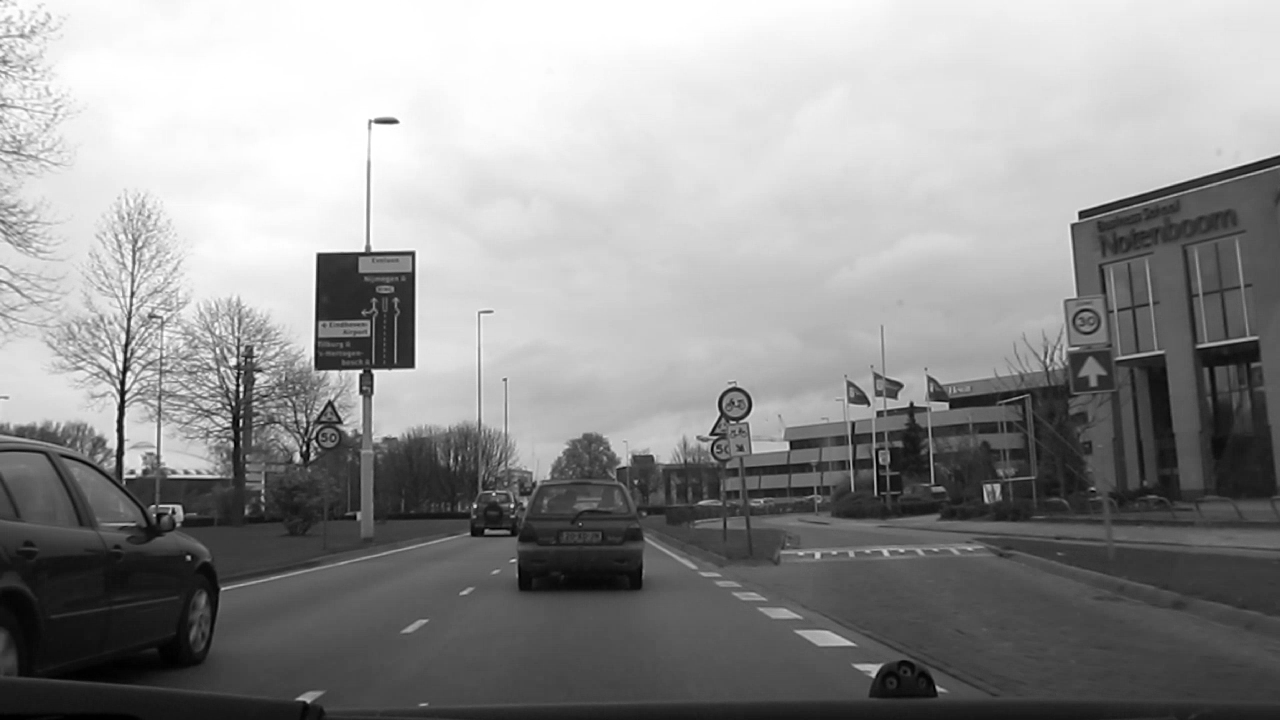
//> input picture input.pgm, 1280 x 720 px, given in place of input.ppm, which was not available
$ ./image_remap   (built with g++ and OpenCV 4)
//> lines starting //> are read from the running program, lines starting //| are printed output that depends on the picture; pictures that were not available may be replaced by others from this repository, and a replacement may not be noted
#include <cstdio>
#include <opencv2/opencv.hpp>
using namespace cv;

int main(){
    Mat input = imread("input.ppm");
//> input is the input picture: 720 rows x 1280 cols, CV_8UC3; min 0, max 255, mean 146.4
    // create 3 set (x,y)
    Mat map_x_1,map_y_1,map_x_2,map_y_2,map_x_3,map_y_3;
    map_x_1.create(input.size(), CV_32FC1);
    map_y_1.create(input.size(), CV_32FC1);
    map_x_2.create(input.size(), CV_32FC1);
    map_y_2.create(input.size(), CV_32FC1);
    map_x_3.create(input.size(), CV_32FC1);
    map_y_3.create(input.size(), CV_32FC1);
    // IH is the height and IW is the width
    for(int iH=0; iH<input.rows; iH++){
        for(int iW=0; iW<input.cols; iW++){
            // map 1 will reflex left and right hand side
            map_x_1.at<float>(iH,iW) = iW ;
            map_y_1.at<float>(iH,iW) = input.rows - iH ;
            // map 2 will reflex top and down side
            map_x_2.at<float>(iH,iW) = input.cols - iW ;
            map_y_2.at<float>(iH,iW) = iH ;
            // map 3 will rotate 180 degree
            map_x_3.at<float>(iH,iW) = input.cols - iW ;
            map_y_3.at<float>(iH,iW) = input.rows - iH ;
        }
    }
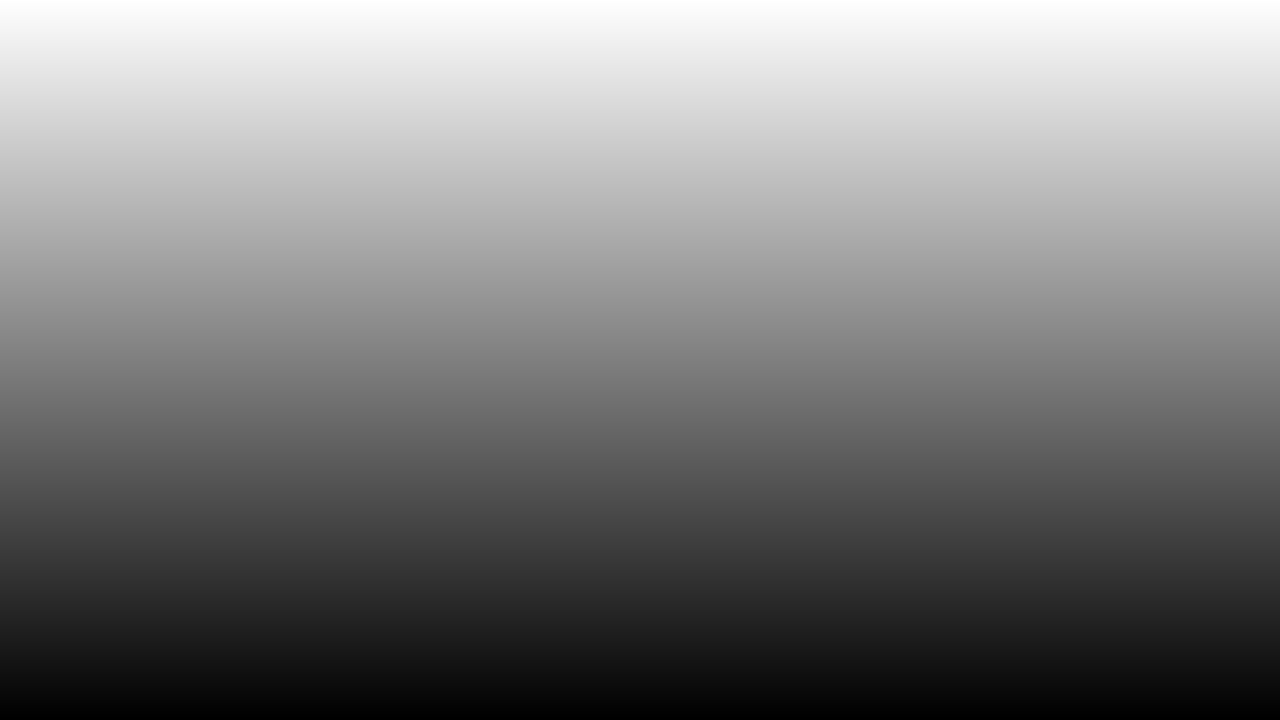
//> map_y_1: 720 rows x 1280 cols, CV_32FC1; min 1, max 720, mean 360.5; drawn with min black and max white
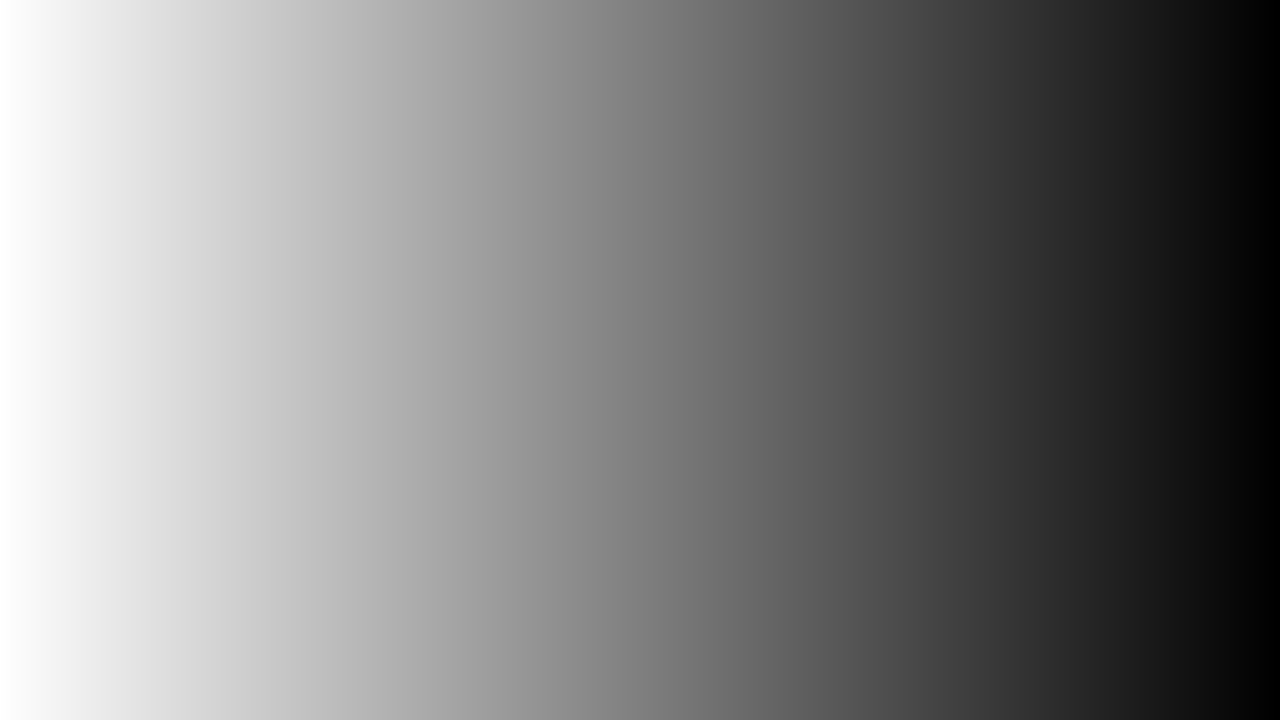
//> map_x_2: 720 rows x 1280 cols, CV_32FC1; min 1, max 1280, mean 640.5; drawn with min black and max white
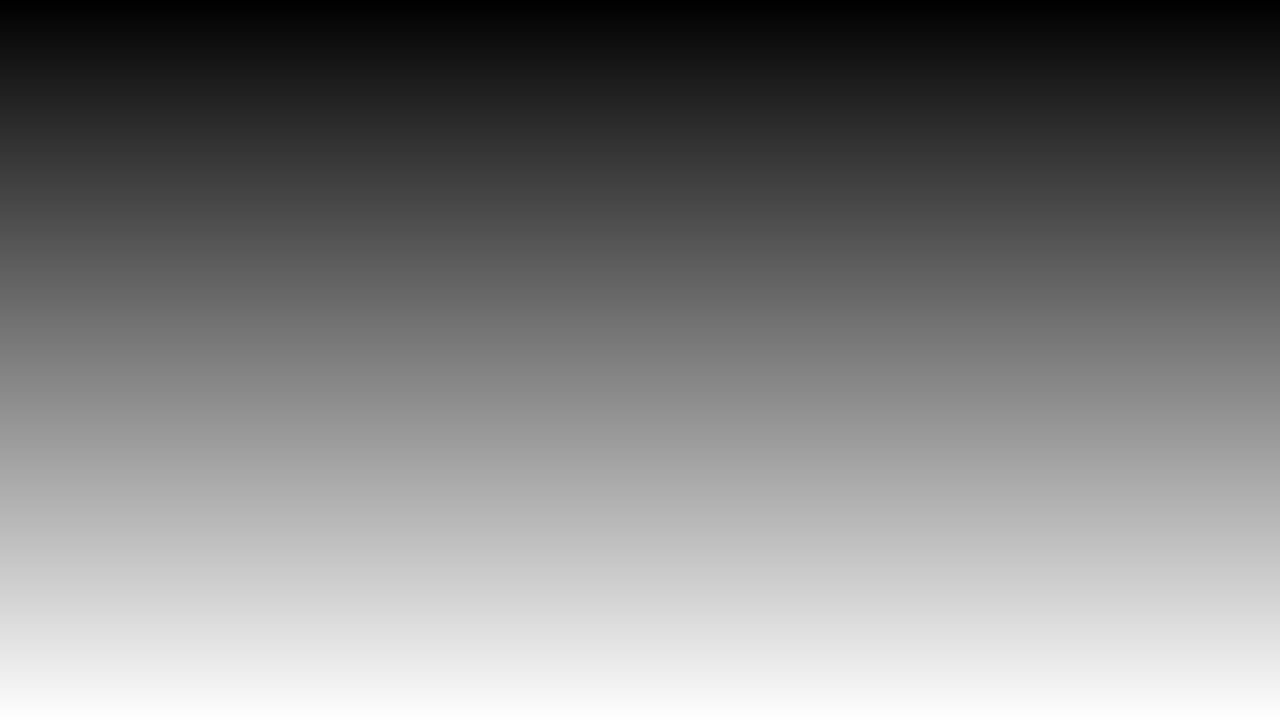
//> map_y_2: 720 rows x 1280 cols, CV_32FC1; min 0, max 719, mean 359.5; drawn with min black and max white
    // Do the remap that change the pixels value
    Mat output1,output2,output3;
    remap(input, output1, map_x_1, map_y_1, CV_INTER_LINEAR);
    remap(input, output2, map_x_2, map_y_2, CV_INTER_LINEAR);
    remap(input, output3, map_x_3, map_y_3, CV_INTER_LINEAR);
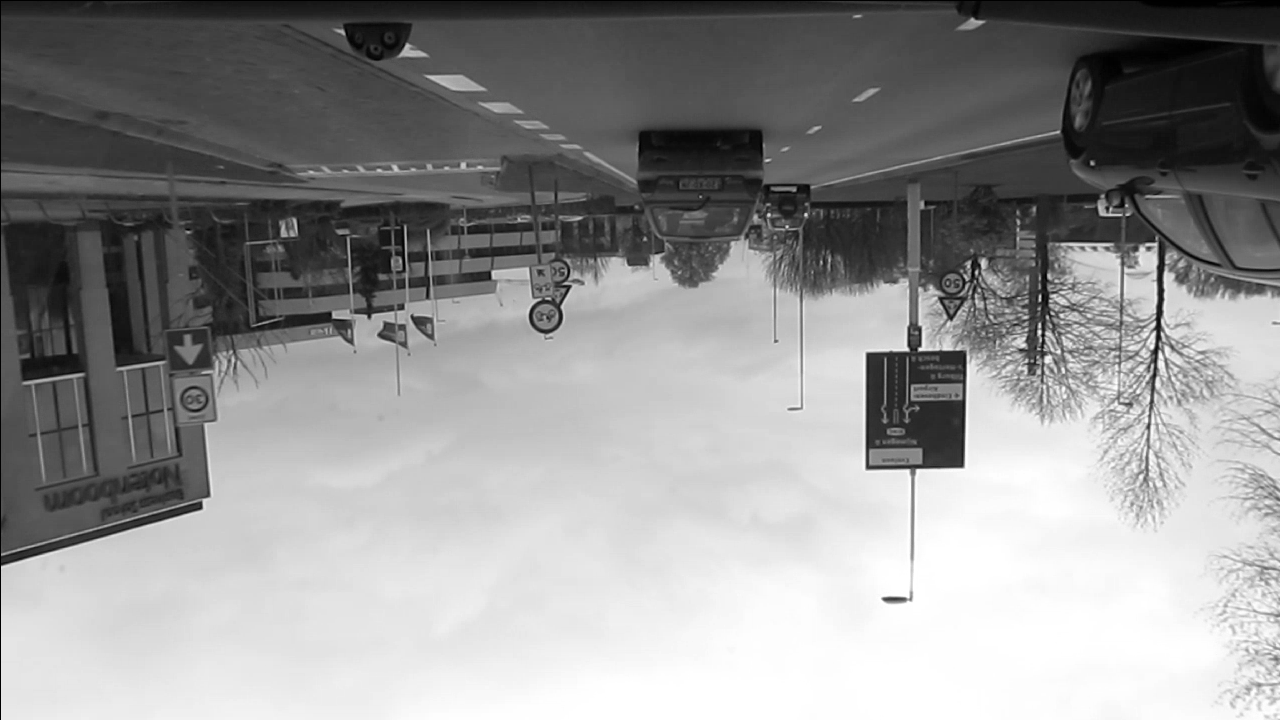
//> output3: 720 rows x 1280 cols, CV_8UC3; min 0, max 255, mean 145.9

    imwrite("remap_1.ppm", output1);
    imwrite("remap_2.ppm", output2);
    imwrite("remap_3.ppm", output3);
    waitKey(0);

    return 0;
}
